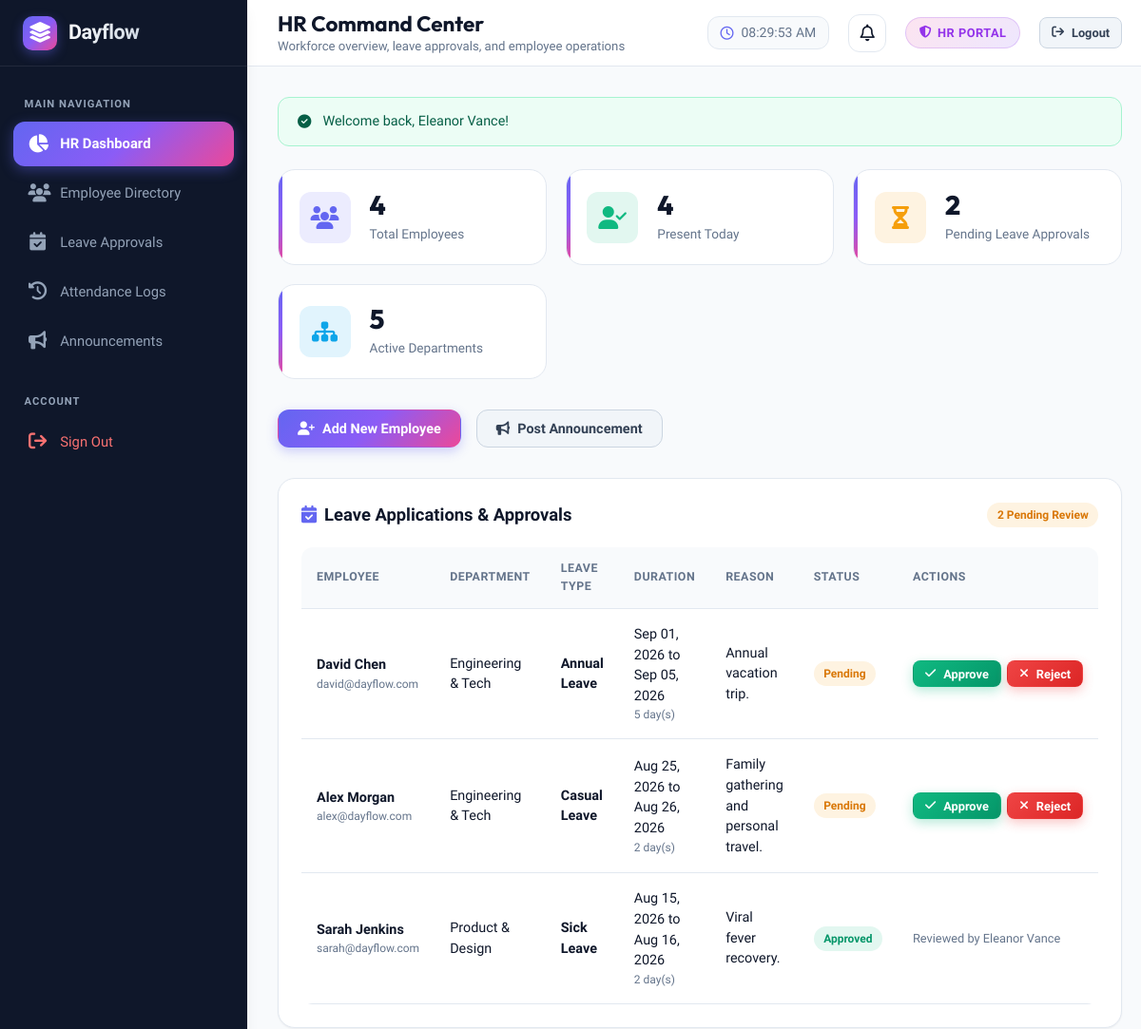
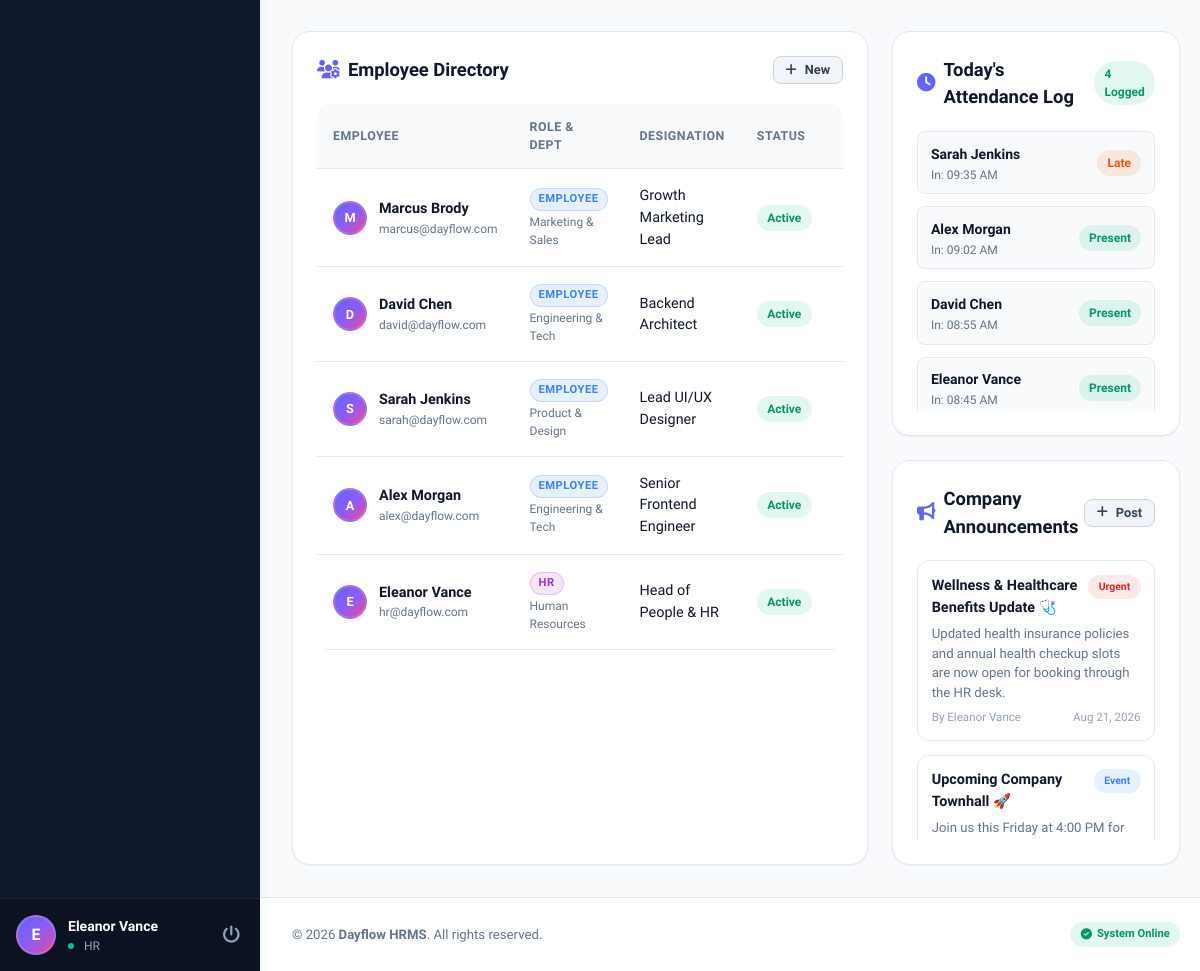
The page /hr_dashboard.php (signed in) on the database its author committed (2 pictures, top to bottom).
### tables this page shows
CREATE TABLE IF NOT EXISTS `users` (
    `id` INT AUTO_INCREMENT PRIMARY KEY,
    `name` VARCHAR(100) NOT NULL,
    `email` VARCHAR(150) NOT NULL UNIQUE,
    `password` VARCHAR(255) NOT NULL,
    `role` ENUM('employee', 'hr') NOT NULL DEFAULT 'employee',
    `department_id` INT DEFAULT NULL,
    `designation` VARCHAR(100) DEFAULT 'Staff Member',
    `phone` VARCHAR(20) DEFAULT NULL,
    `avatar` VARCHAR(255) DEFAULT NULL,
    `salary` DECIMAL(10,2) DEFAULT 45000.00,
    `join_date` DATE DEFAULT CURRENT_DATE,
    `status` ENUM('active', 'inactive', 'on_leave') DEFAULT 'active',
    `email_verified` TINYINT(1) DEFAULT 0,
    `verification_code` VARCHAR(10) DEFAULT NULL,
    `otp_expires_at` DATETIME DEFAULT NULL,
    `created_at` TIMESTAMP DEFAULT CURRENT_TIMESTAMP,
    FOREIGN KEY (`department_id`) REFERENCES `departments`(`id`) ON DELETE SET NULL
);

CREATE TABLE IF NOT EXISTS `leaves` (
    `id` INT AUTO_INCREMENT PRIMARY KEY,
    `user_id` INT NOT NULL,
    `leave_type` ENUM('Casual Leave', 'Sick Leave', 'Annual Leave', 'Maternity/Paternity', 'Emergency') NOT NULL,
    `start_date` DATE NOT NULL,
    `end_date` DATE NOT NULL,
    `total_days` INT NOT NULL DEFAULT 1,
    `reason` TEXT NOT NULL,
    `status` ENUM('pending', 'approved', 'rejected') DEFAULT 'pending',
    `reviewed_by` INT DEFAULT NULL,
    `review_comment` TEXT DEFAULT NULL,
    `created_at` TIMESTAMP DEFAULT CURRENT_TIMESTAMP,
    FOREIGN KEY (`user_id`) REFERENCES `users`(`id`) ON DELETE CASCADE,
    FOREIGN KEY (`reviewed_by`) REFERENCES `users`(`id`) ON DELETE SET NULL
);

CREATE TABLE IF NOT EXISTS `departments` (
    `id` INT AUTO_INCREMENT PRIMARY KEY,
    `name` VARCHAR(100) NOT NULL UNIQUE,
    `description` TEXT,
    `created_at` TIMESTAMP DEFAULT CURRENT_TIMESTAMP
);

CREATE TABLE IF NOT EXISTS `attendance` (
    `id` INT AUTO_INCREMENT PRIMARY KEY,
    `user_id` INT NOT NULL,
    `date` DATE NOT NULL,
    `clock_in` TIME DEFAULT NULL,
    `clock_out` TIME DEFAULT NULL,
    `total_hours` DECIMAL(4,2) DEFAULT 0.00,
    `status` ENUM('present', 'late', 'half_day', 'absent') DEFAULT 'present',
    `notes` TEXT,
    `created_at` TIMESTAMP DEFAULT CURRENT_TIMESTAMP,
    UNIQUE KEY `unique_user_date` (`user_id`, `date`),
    FOREIGN KEY (`user_id`) REFERENCES `users`(`id`) ON DELETE CASCADE
);

CREATE TABLE IF NOT EXISTS `announcements` (
    `id` INT AUTO_INCREMENT PRIMARY KEY,
    `title` VARCHAR(200) NOT NULL,
    `content` TEXT NOT NULL,
    `category` ENUM('general', 'urgent', 'event', 'holiday') DEFAULT 'general',
    `created_by` INT NOT NULL,
    `created_at` TIMESTAMP DEFAULT CURRENT_TIMESTAMP,
    FOREIGN KEY (`created_by`) REFERENCES `users`(`id`) ON DELETE CASCADE
);

### hr_dashboard.php (the view, shortened to what the rows shown need)
<?php
require_once __DIR__ . '/config/db.php';
$db = getDBConnection();
$today = date('Y-m-d');
$employeesStmt = $db->query("
    SELECT u.*, d.name AS department_name
    FROM users u
    LEFT JOIN departments d ON u.department_id = d.id
    ORDER BY u.id DESC
");
$employees = $employeesStmt->fetchAll();
$leavesStmt = $db->query("
    SELECT l.*, u.name AS employee_name, u.email AS employee_email, d.name AS department_name, r.name AS reviewer_name
    FROM leaves l
    JOIN users u ON l.user_id = u.id
    LEFT JOIN departments d ON u.department_id = d.id
    LEFT JOIN users r ON l.reviewed_by = r.id
    ORDER BY CASE WHEN l.status = 'pending' THEN 1 ELSE 2 END, l.created_at DESC
");
$leaves = $leavesStmt->fetchAll();
$attendanceStmt = $db->query("
    SELECT a.*, u.name AS employee_name, u.email AS employee_email, d.name AS department_name
    FROM attendance a
    JOIN users u ON a.user_id = u.id
    LEFT JOIN departments d ON u.department_id = d.id
    WHERE a.date = '$today'
    ORDER BY a.clock_in DESC
");
$todayAttendance = $attendanceStmt->fetchAll();
$announcementsStmt = $db->query("
    SELECT a.*, u.name AS author_name
    FROM announcements a
    JOIN users u ON a.created_by = u.id
    ORDER BY a.created_at DESC
");
$announcements = $announcementsStmt->fetchAll();
include __DIR__ . '/includes/header.php';
?>
<div class="app-container">
    <?php include __DIR__ . '/includes/sidebar.php'; ?>
    <div class="main-wrapper">
        <?php include __DIR__ . '/includes/navbar.php'; ?>
        <main class="content-body">
            <div class="card" id="leavesSection" style="margin-bottom: 2rem;">
                <div class="table-responsive">
                    <table class="custom-table">
                        <thead>
                            <tr>
                                <th>Employee</th>
                                <th>Department</th>
                                <th>Leave Type</th>
                                <th>Duration</th>
                                <th>Reason</th>
                                <th>Status</th>
                                <th>Actions</th>
                            </tr>
                        </thead>
                        <tbody>
                            <?php if (empty($leaves)): ?>
                                <tr>
                                    <td colspan="7" style="text-align: center; color: var(--text-muted); padding: 2rem;">
                                        No leave applications submitted yet.
                                    </td>
                                </tr>
                            <?php else: ?>
                                <?php foreach ($leaves as $l): ?>
                                    <tr>
                                        <td>
                                            <strong><?= htmlspecialchars($l['employee_name']) ?></strong>
                                            <div style="font-size: 0.75rem; color: var(--text-muted);"><?= htmlspecialchars($l['employee_email']) ?></div>
                                        </td>
                                        <td><?= htmlspecialchars($l['department_name'] ?? 'General') ?></td>
                                        <td><strong><?= htmlspecialchars($l['leave_type']) ?></strong></td>
                                        <td>
                                            <?= formatNiceDate($l['start_date']) ?> to <?= formatNiceDate($l['end_date']) ?>
                                            <div style="font-size: 0.75rem; color: var(--text-muted);"><?= $l['total_days'] ?> day(s)</div>
                                        </td>
                                        <td style="max-width: 250px;">
                                            <span title="<?= htmlspecialchars($l['reason']) ?>">
                                                <?= htmlspecialchars(mb_strimwidth($l['reason'], 0, 45, '...')) ?>
                                            </span>
                                        </td>
                                        <td>
                                            <span class="status-pill <?= htmlspecialchars($l['status']) ?>">
                                                <?= ucfirst($l['status']) ?>
                                            </span>
                                        </td>
                                        <td>
                                            <?php if ($l['status'] === 'pending'): ?>
                                                <div style="display: flex; gap: 0.4rem;">
                                                    <form action="actions/leave_action.php" method="POST" style="display: inline;">
                                                        <button type="submit" class="btn btn-success btn-sm" title="Approve">
                                                            <i class="fa-solid fa-check"></i> Approve
                                                        </button>
                                                    </form>
                                                    <form action="actions/leave_action.php" method="POST" style="display: inline;">
                                                        <button type="submit" class="btn btn-danger btn-sm" title="Reject">
                                                            <i class="fa-solid fa-xmark"></i> Reject
                                                        </button>
                                                    </form>
                                                </div>
                                            <?php else: ?>
                                                <span style="font-size: 0.8rem; color: var(--text-muted);">
                                                    Reviewed by <?= htmlspecialchars($l['reviewer_name'] ?? 'HR') ?>
                                                </span>
                                            <?php endif; ?>
                                        </td>
                                    </tr>
                                <?php endforeach; ?>
                            <?php endif; ?>
                        </tbody>
                    </table>
                </div>
            </div>
            <div class="grid-3">
                <div class="card" id="employeesSection">
                    <div class="table-responsive">
                        <table class="custom-table">
                            <thead>
                                <tr>
                                    <th>Employee</th>
                                    <th>Role & Dept</th>
                                    <th>Designation</th>
                                    <th>Status</th>
                                    <th>Actions</th>
                                </tr>
                            </thead>
                            <tbody>
                                <?php foreach ($employees as $emp): ?>
                                    <tr>
                                        <td>
                                            <div style="display: flex; align-items: center; gap: 0.75rem;">
                                                <div class="user-mini-avatar" style="width: 34px; height: 34px; font-size: 0.8rem;">
                                                    <?= strtoupper(substr($emp['name'], 0, 1)) ?>
                                                </div>
                                                <div>
                                                    <div style="font-weight: 600;"><?= htmlspecialchars($emp['name']) ?></div>
                                                    <div style="font-size: 0.75rem; color: var(--text-muted);"><?= htmlspecialchars($emp['email']) ?></div>
                                                </div>
                                            </div>
                                        </td>
                                        <td>
                                            <span class="role-badge <?= $emp['role'] ?>" style="font-size: 0.7rem; padding: 2px 8px;">
                                                <?= strtoupper($emp['role']) ?>
                                            </span>
                                            <div style="font-size: 0.75rem; color: var(--text-muted); margin-top: 2px;">
                                                <?= htmlspecialchars($emp['department_name'] ?? 'Unassigned') ?>
                                            </div>
                                        </td>
                                        <td><?= htmlspecialchars($emp['designation'] ?? 'Staff') ?></td>
                                        <td>
                                            <span class="status-pill <?= $emp['status'] ?>">
                                                <?= ucfirst($emp['status']) ?>
                                            </span>
                                        </td>
                                        <td>
                                        </td>
                                    </tr>
                                <?php endforeach; ?>
                            </tbody>
                        </table>
                    </div>
                </div>
                <div style="display: flex; flex-direction: column; gap: 1.5rem;">
                    <div class="card" id="attendanceSection">
                        <?php if (empty($todayAttendance)): ?>
                            <p style="color: var(--text-muted); font-size: 0.875rem; text-align: center; padding: 1rem 0;">
                                No attendance records logged today yet.
                            </p>
                        <?php else: ?>
                            <div style="display: flex; flex-direction: column; gap: 0.75rem; max-height: 280px; overflow-y: auto;">
                                <?php foreach ($todayAttendance as $att): ?>
                                    <div style="display: flex; align-items: center; justify-content: space-between; padding: 0.6rem 0.8rem; background: var(--bg-main); border-radius: var(--radius-sm); border: 1px solid var(--border-color);">
                                        <div>
                                            <strong style="font-size: 0.875rem;"><?= htmlspecialchars($att['employee_name']) ?></strong>
                                            <div style="font-size: 0.75rem; color: var(--text-muted);">In: <?= formatTime($att['clock_in']) ?> <?= $att['clock_out'] ? '• Out: ' . formatTime($att['clock_out']) : '' ?></div>
                                        </div>
                                        <span class="status-pill <?= $att['status'] ?>"><?= ucfirst($att['status']) ?></span>
                                    </div>
                                <?php endforeach; ?>
                            </div>
                        <?php endif; ?>
                    </div>
                    <div class="card" id="announcementsSection">
                        <div style="display: flex; flex-direction: column; gap: 0.85rem; max-height: 280px; overflow-y: auto;">
                            <?php foreach ($announcements as $ann): ?>
                                <div style="padding: 0.85rem; border: 1px solid var(--border-color); border-radius: var(--radius-md); background: #ffffff;">
                                    <div style="display: flex; justify-content: space-between; align-items: flex-start; margin-bottom: 0.35rem;">
                                        <strong style="font-size: 0.9rem;"><?= htmlspecialchars($ann['title']) ?></strong>
                                        <span class="status-pill <?= $ann['category'] === 'urgent' ? 'rejected' : ($ann['category'] === 'event' ? 'on_leave' : 'active') ?>" style="font-size: 0.65rem;">
                                            <?= ucfirst($ann['category']) ?>
                                        </span>
                                    </div>
                                    <p style="font-size: 0.825rem; color: var(--text-muted); margin-bottom: 0.4rem;">
                                        <?= nl2br(htmlspecialchars($ann['content'])) ?>
                                    </p>
                                    <div style="display: flex; justify-content: space-between; font-size: 0.725rem; color: var(--text-light);">
                                        <span>By <?= htmlspecialchars($ann['author_name']) ?></span>
                                        <span><?= formatNiceDate($ann['created_at']) ?></span>
                                    </div>
                                </div>
                            <?php endforeach; ?>
                        </div>
                    </div>
                </div>
            </div>
        </main>
        <?php include __DIR__ . '/includes/footer.php'; ?>

### includes/sidebar.php (shortened to what the rows shown need)
<?php
$currentUser = getCurrentUser();
?>
<aside class="sidebar" id="sidebar">
    <?php if ($currentUser): ?>
    <div class="sidebar-footer">
        <div class="user-mini-avatar">
            <?= strtoupper(substr($currentUser['name'] ?? 'U', 0, 1)) ?>
        </div>
        <div class="user-mini-info">
            <div class="user-mini-name"><?= htmlspecialchars($currentUser['name'] ?? 'User') ?></div>
            <div class="user-mini-role">
                <span class="live-pulse" style="width: 6px; height: 6px;"></span>
                <?= strtoupper($currentUser['role'] ?? 'employee') ?>
            </div>
        </div>
        <a href="logout.php" title="Sign Out" style="color: #94a3b8; font-size: 1.1rem; padding: 4px;">
            <i class="fa-solid fa-power-off"></i>
        </a>
    </div>
    <?php endif; ?>
</aside>

### rows shown on the page
users: name "E", name "Eleanor Vance", role "HR", email "hr@dayflow.com", department.name "Human Resources", designation "Head of People & HR", status "Active"
leaves: user.name "David Chen", user.email "david@dayflow.com", departments.name "Engineering & Tech", leave_type "Annual Leave", start_date "Sep 01, 2026", end_date "Sep 05, 2026", total_days "5", reason "Annual vacation trip.", status "Pending"
leaves: user.name "Alex Morgan", user.email "alex@dayflow.com", departments.name "Engineering & Tech", leave_type "Casual Leave", start_date "Aug 25, 2026", end_date "Aug 26, 2026", total_days "2", reason "Family gathering and personal travel.", status "Pending"
leaves: user.name "Sarah Jenkins", user.email "sarah@dayflow.com", departments.name "Product & Design", leave_type "Sick Leave", start_date "Aug 15, 2026", end_date "Aug 16, 2026", total_days "2", reason "Viral fever recovery.", status "Approved", reviewed_by.name "Eleanor Vance"
users: name "M", name "Marcus Brody", email "marcus@dayflow.com", role "EMPLOYEE", department.name "Marketing & Sales", designation "Growth Marketing Lead", status "Active"
users: name "D", name "David Chen", email "david@dayflow.com", role "EMPLOYEE", department.name "Engineering & Tech", designation "Backend Architect", status "Active"
users: name "S", name "Sarah Jenkins", email "sarah@dayflow.com", role "EMPLOYEE", department.name "Product & Design", designation "Lead UI/UX Designer", status "Active"
users: name "A", name "Alex Morgan", email "alex@dayflow.com", role "EMPLOYEE", department.name "Engineering & Tech", designation "Senior Frontend Engineer", status "Active"
attendance: user.name "Sarah Jenkins", clock_in "09:35 AM", status "Late"
attendance: user.name "Alex Morgan", clock_in "09:02 AM", status "Present"
attendance: user.name "David Chen", clock_in "08:55 AM", status "Present"
attendance: user.name "Eleanor Vance", clock_in "08:45 AM", status "Present"
announcements: title "Wellness & Healthcare Benefits Update 🩺", category "Urgent", content "Updated health insurance policies and annual health checkup slots are now open for booking through the HR desk.", created_by.name "Eleanor Vance", created_at "Aug 21, 2026"
announcements: title "Upcoming Company Townhall 🚀", category "Event", content "Join us this Friday at 4:00 PM for…"

### other values the page prints
$pageTitle "HR Command Center"
$pageSubtitle "Workforce overview, leave approvals, and employee operations"
$flashSuccess "Welcome back, Eleanor Vance!"
$totalEmployees "4"
$presentToday "4"
$pendingLeaves "2"
$totalDepartments "5"
count($todayAttendance) "4"
